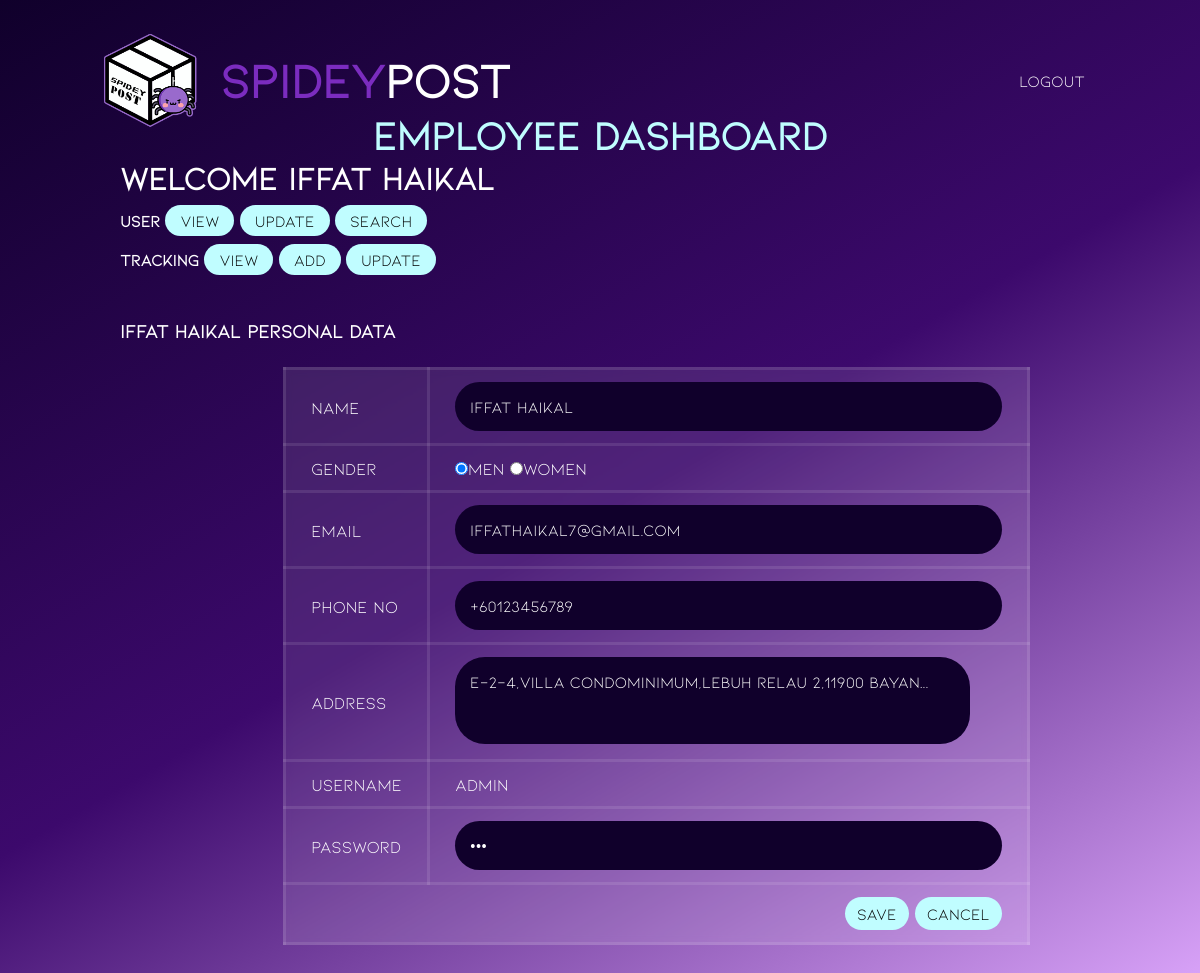
Page /employee/update_employee.php (signed in) on the committed database.
### tables this page shows
CREATE TABLE `employee` (
  `employeeID` int(10) NOT NULL,
  `username` varchar(50) NOT NULL,
  `password` varchar(50) NOT NULL,
  `employeeName` varchar(255) NOT NULL,
  `gender` int(5) NOT NULL,
  `employeeAddress` varchar(255) NOT NULL,
  `employeeContact` varchar(12) NOT NULL,
  `employeeEmail` varchar(50) NOT NULL,
  `level` int(3) NOT NULL
);

### employee/update_employee.php (the view, shortened to what this page needs)
<!DOCTYPE html>
<?php
include('../include/dbconn.php');
?>
<html lang="en">
<head>
    <link rel="stylesheet" href="./dashboard.css">
</head>
<body>
    <header id="header">
        <a href="#" class="logo">
            <img src="../Sources/Logo.png" alt="Logo">
            <h2><div>Spidey</div> Post</h2>
        </a>
        <ul class="navigation">
            <li><a href="../login/logout.php">Logout</a></li>
        </ul>
    </header>
    <div class="container">
    <div class="bar">
            <h1> Employee Dashboard</h1>
    </div>
            <div class="main">
                <div class="greetinguser">
                    <h1>Welcome <?php echo $_SESSION['username']; ?></h1>
                    <b>User</b>
                    <a href="view_user.php">View</a>
                    <a href="update_view_user.php">Update</a>
                    <a href="search_user.php">Search</a>
                    <div class="track">
                        <b>Tracking</b>
                        <a href="view_tracking.php">View</a>
                        <a href="add_tracking.php">Add</a>
                        <a href="update_view_tracking.php">Update</a>
                    </div>
                </div>
            </div>
        <div class="main">
            <h3> <?php echo ucwords(strtolower($_SESSION['username'])); ?> Personal Data</h3>
            <?php
            $username = $_SESSION['username'];
            $query = "SELECT * FROM employee where employeeName = '$username' ";
            $result = mysqli_query($dbconn, $query) or die("Error: " . mysqli_error($dbconn));
            $row = mysqli_fetch_array($result);
            ?>
            <form name="edit_user" method="post" action="db_update_emp.php" enctype="multipart/form-data">
                <table class="tableContent" width="80%" border="0" align="center">
                    <tr>
                        <td width="16%">Name</td>
                        <td width="84%"><input type="text" name="name" size="50" value="<?php echo ucwords(strtolower($row['employeeName'])); ?>" /></td>
                    </tr>
                    <tr>
                        <td width="16%">Gender</td>
                        <td>
                            <input name="gender" type="radio" value="1" <?php if ($row['gender'] == 1) {
                                                                            echo 'checked';
                                                                        } ?> />Men
                            <input name="gender" type="radio" value="2" <?php if ($row['gender'] == 2) {
                                                                            echo 'checked';
                                                                        } ?> />Women
                        </td>
                    </tr>
                    <tr>
                        <td width="16%">Email</td>
                        <td><input type="text" name="email" size="50" value="<?php echo $row['employeeEmail']; ?>" /></td>
                    </tr>
                    <tr>
                        <td width="16%">Phone No</td>
                        <td><input type="text" name="phone" size="50" value="<?php echo $row['employeeContact']; ?>" /></td>
                    </tr>
                    <tr>
                        <td width="16%">Address</td>
                        <td><textarea name="address" cols="47" rows="3"><?php echo ucwords(strtolower($row['employeeAddress'])); ?></textarea></td>
                    </tr>
                    <tr>
                        <td width="16%">Username</td>
                        <td><?php echo $row['username']; ?>
                        </td>
                    </tr>
                    <tr>
                        <td width="16%">Password</td>
                        <td><input type="password" name="password" size="50" value="<?php echo $row['password']; ?>" /></td>
                    </tr>
                    <td align="right" colspan="2"><input type="submit" name="submit" value=" Save " />
                        <input type="button" name="cancel" value=" Cancel " onclick="location.href='view_user.php'" />
                    </td>
                </table>
            </form>
        </div>
    </div>
</body>
</html>

### employee/dashboard.css (style rules this page uses)
* { margin: 0; padding: 0; box-sizing: border-box; font-family: 'Kiona'; color: white; }
body { display: flex; justify-content: center; align-items: center; flex-wrap: wrap; background: linear-gradient(150deg, #10002b,#3c096c, #e0aaff); min-height: 100vh; background-repeat: no-repeat; background-attachment: fixed; }
#header { position: absolute; top: 0; left: 0; width: 100%; padding: 30px 100px; display: flex; justify-content: space-between; align-items: center; z-index: 10000; }
#header .logo { display: flex; color: white; font-weight: 700; font-size: 2em; text-decoration: none; }
#header .logo img { max-height: 100px; padding-right: 20px; }
#header .logo h2 { margin-top: 20px; display: flex; }
#header .logo h2 div { color: #7b2cbf; }
#header .navigation { display: flex; justify-content: center; align-items: center; }
#header .navigation li { list-style: none; margin-left: 20px; }
#header .navigation li a { text-decoration: none; padding: 6px 15px; color: white; border-radius: 20px; }
.container { position: relative; width: 80%; height: 80vh; margin-top: 5%; }
.container .bar { display: flex; justify-content: center; font-size: 20px; font-weight: 500; }
.container .bar h1 { color: #c0fdff; }
.container a { background: #c0fdff; color: #000000; padding: 6px 15px; border-radius: 20px; text-decoration: none; text-align: center; }
.greetinguser h1 { margin-bottom: 15px; }
.greetinguser .track { margin-top: 20px; }
.main { padding-bottom: 50px; }
.tableContent { border-collapse: collapse; margin: 25px 0; font-size: 17px; min-width: 400px; backdrop-filter: blur(4px); background: rgba(255, 255, 255, 0.1); }
.tableContent tbody tr { color: #fff; font-weight: 500; }
.tableContent th, .tableContent td { padding: 12px 25px; border: 3px solid rgba(255, 255, 255, 0.1); }
form { margin-left: 17%; }
form input, form textarea { padding: 15px; font-size: 16px; border: none; outline: none; background: #10002b; color: #fff; resize: none; border-radius: 30px; }
form input[type="submit"], form input[type="button"] { background: #c0fdff; color: #000000; font-weight: 500; padding: 7px; }

### rows in the picture
employee: name "Iffat Haikal", gender "☑", email "iffathaikal7@gmail.com", phone "+60123456789", address "E-2-4,villa Condominimum,lebuh Relau 2,11900 Bayan...", username "admin"

### other values in the picture
$_SESSION['username'] "Iffat Haikal"
